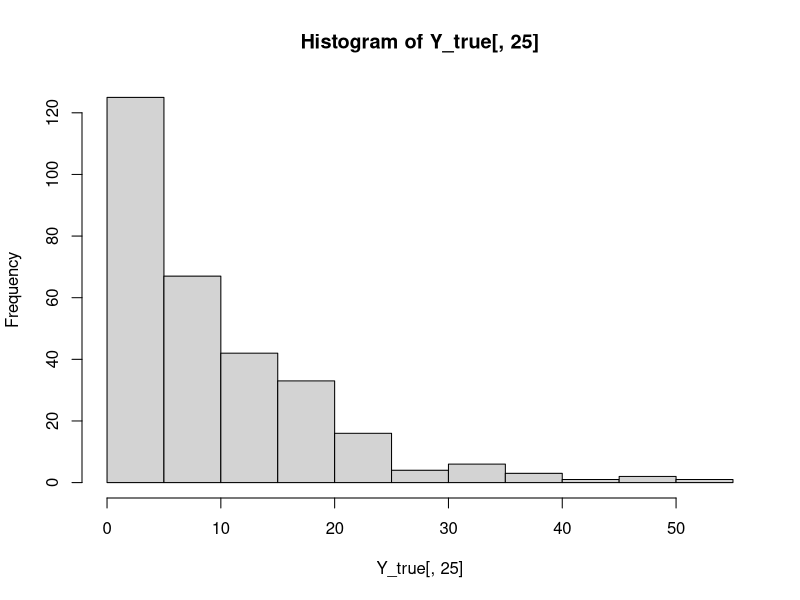
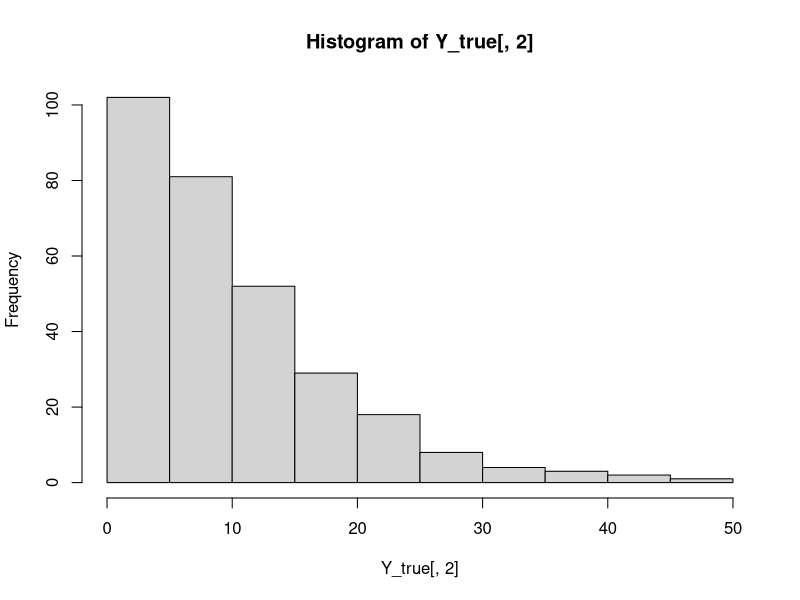

Recreate these plots in R, in order.
# Re-shape quantile function with covariante imbalance

# generate X from uniform 0 to 10

n = 300
p = 50

 make_na = function(Xj, Mj){
  Xj[ Mj==0 ] = NA
  Xj
}
 
#dir.create ("C:/Users/markh/Dropbox/Columbia/WGAN_IQ/Data/Simulations/Informative_Distributions/CI/")

setwd ("C:/Users/markh/Dropbox/Columbia/WGAN_IQ/Data/Simulations/CI/")


for(k in 1:3){
  
  namek = paste('CI2_', k, '.csv', sep = '') 
  namek_true = paste('CI2_', k, '_True.csv', sep = '') 
  
   
  multi_missings = lapply(1:p, function(j) {
    
    x = runif(n, 0, 10)
    y = rexp(n  ,  .1)
    pm=   1- log(x+1)/ max(log(x+1)) # probablity of being observed
    
    d = rbinom(n,1,prob=pm)  
    list(x=x,  y= y, pm = pm, d =d)
  }   )
  
  X_true  = data.frame( do.call( cbind ,  lapply(multi_missings, function(x)  x$x) ))
  Y_true = data.frame( do.call( cbind ,  lapply(multi_missings, function(x)  x$y) ))
  M   = data.frame( do.call( cbind ,  lapply(multi_missings, function(x)  x$d) ))
  true_Pm =  data.frame( do.call( cbind ,  lapply(multi_missings, function(x)  x$pm) ))
  
  
  X_na = sapply(1:p, function(j)  make_na(X_true[,j], M[,j]  )  )
  Y_na =  sapply(1:p, function(j)  make_na(Y_true[,j], M[,j]  )  )
  
  XY_true = cbind(X_true, Y_true)
  XY_export = cbind(X_na, Y_na) 
  XY_export[ is.na(XY_export) ] =  - 99
  
  write.table( XY_export ,   namek , sep = ',', col.names = F,row.names = F)
  write.table( XY_true ,  namek_true , sep = ',', col.names = F,row.names = F)
}





# now add another multi
hist(Y_true[,25])
hist(Y_true[,2])

#Z = 



 
 
 
Pm = cbind( true_Pm , true_Pm)

XY_export[ is.na(XY_export) ] =  - 99


setwd('/Users/markh/Dropbox/Columbia/WGAN_IQ/Data/Simulations/Informative_Distributions/')
export = function(){
write.table( XY_export ,   'CovIm5.csv' , sep = ',', col.names = F,row.names = F)
write.table( XY_true ,  'CovIm5_True.csv' , sep = ',', col.names = F,row.names = F)
write.table( Pm ,  'CovIm5_MsgProbs.csv' , sep = ',', col.names = F,row.names = F)
}


#

j = 10

x = X_true[,j]
y = Y_true[,j]
d = M[,j]
pm = true_Pm[,j]
#d = rbinom(n,1,prob=pm) # d is observed probab
 
y1=y[d==1]; 
x1=x[d==1]; 
pi1=pm[d==1]

y2=y[d==0]; 
x2=x[d==0]; 
pi2=1-pm[d==0]





single_case = function(){
  
  qqplot(y1,y2); abline(0,1)
  qqplot(x1,x2); abline(0,1)
   
  
  # Re-shape quantile function of observed ones
  target.taus=seq(0,1, by=0.02)
  
  w1 = (1/pi1)/sum(1/pi1)
  
  # reshape quantile of X
  or = order(x1)
  x11 = x1[or]; w11= w1[or]
  q.ext = c(0,cumsum(w11)) # add quantile level 0
  x11.ext=c(min(x),x11)         # assign the smallest value to the quantile level 0
  xout.Q1=approx(q.ext,x11.ext,xout=target.taus)
  
  # reshape quantile of Y
  or = order(y1)
  y11 = y1[or]; w11= w1[or]
  q.ext = c(0,cumsum(w11)) # add quantile level 0
  y11.ext = c(min(y),y11)   
  yout.Q1=approx(q.ext,y11.ext,xout=target.taus)
  
  # Re-shape quantile function of observed ones
  
  
  w2 = (1/(pi2))/sum(1/(pi2))
  
  or = order(x2)
  x21 = x2[or]; w21= w2[or]
  q.ext = c(0,cumsum(w21)) # add quantile level 0
  x21.ext=c(min(x),x21)  # assign the smallest value to the quantile level 0
  xout.Q2=approx(q.ext,x21.ext,xout=target.taus)
  
  or = order(y2)
  y21 = y2[or]; w21= w2[or]
  q.ext = c(0,cumsum(w21)) # add quantile level 0
  y21.ext=c(min(y),y21)  # assign the smallest value to the quantile level 0
  yout.Q2=approx(q.ext,y21.ext,xout=target.taus)
  
  
  #QQ plot for x
  
  qqplot(x1,x2, xlab = "observed x (x1)", ylab ="missing x (x2)", main = "QQ plot")
  abline(0,1)
  # QQ plot after adjustment (red points)
  points(xout.Q1$y,xout.Q2$y,col=2, main="QQ plot ")
  
  #QQ plot for y
  
  qqplot(y1,y2, xlab = "observed y (y1)", ylab ="missing y (y2)", main = "QQ plot")
  abline(0,1)
  # QQ plot after adjustment (red points)
  points(yout.Q1$y,yout.Q2$y,col=2, main="QQ plot ")
  
}

